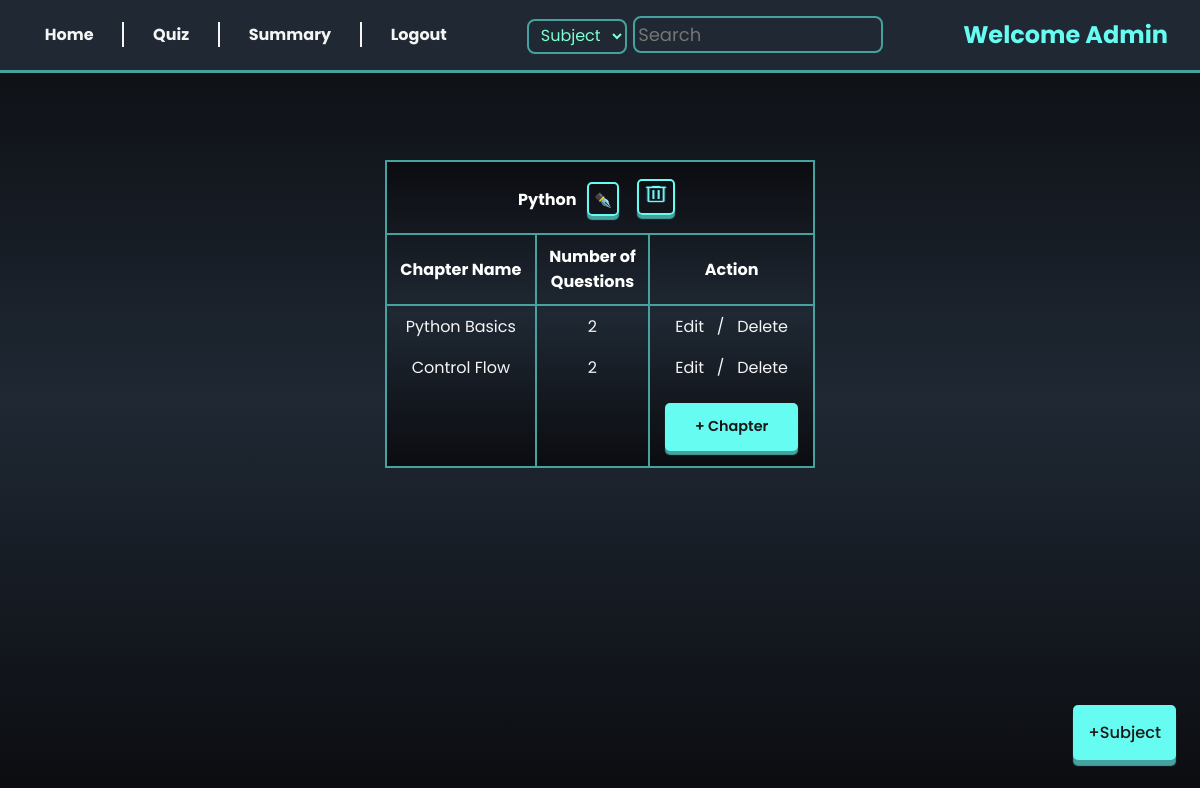
Screenshot of /admin_dashboard (signed in) with the database file from the repository.
### models/models.py (models this page shows, shortened)
class User(db.Model):
  id = db.Column(db.Integer, primary_key=True, nullable=False)
  email = db.Column(db.String(50), unique=True, nullable=False)
  hashed_password = db.Column(db.String(), nullable=False)
  fullname = db.Column(db.String(50), nullable=False)
  dob = db.Column(db.Date(), nullable = False)
  qualification = db.Column(db.String(50), nullable=False)
  is_admin = db.Column(db.Boolean, default=False)
  scores = db.relationship('Scores', backref='user', cascade="all, delete-orphan")

class Subject(db.Model):
  id = db.Column(db.Integer, primary_key=True, nullable=False)
  name = db.Column(db.String(50), unique=True, nullable=False)
  description = db.Column(db.String(120), nullable=False)
  chapters = db.relationship('Chapter', backref='subject', cascade="all, delete-orphan")

class Chapter(db.Model):
  id = db.Column(db.Integer, primary_key=True, nullable=False)
  name = db.Column(db.String(50), unique=True, nullable=False)
  description = db.Column(db.String(120), nullable=False)
  subject_id = db.Column(db.Integer, db.ForeignKey('subject.id'), nullable=False)
  questions = db.relationship('Question', backref='chapter', cascade="all, delete-orphan")
  quizes = db.relationship('Quiz', backref='chapter', cascade = "all, delete-orphan")

### controllers/routes.py (the view)
@app.route('/admin_dashboard')
@admin_required
def admin_dashboard():
    name = session.get('name')
    subjects = Subject.query.all()
    return render_template('admin_dashboard.html', subjects = subjects, name = name)

### controllers/routes.py (called while the page is built)
def admin_required(func):
    @wraps(func)
    def inner1():
        email = session.get('email')
        if not email:
            flash('Please login first!!', 'warning')
            return redirect(url_for('login'))
        user = User.query.filter_by(email=email).first()
        if not user.is_admin:
            flash("You are not authorized to access this page!", "warning")
            return redirect(url_for('user_dashboard'))
        return func()
    return inner1

### templates/admin_dashboard.html (shortened to what this page needs)
{% extends 'base.html' %}
{% block content %}
<div class="admin-container">
    {% include 'admin_nav.html'   %}
    <div class="course-list">
    {% for subject in subjects %}
        <table class="course">
            <thead>
                <tr>
                    <th colspan="3">{{subject.name | title}}
                        <a href="/update_subject/{{subject.id}}" class="button" style="display: inline-block; padding: 6px 5px 3px 5px; background: transparent; ">
                            ✒️
                        </a>
                        <a href="/delete_subject/{{subject.id}}" class="button" style="display: inline-block; background:transparent; padding: 2px;">
                            <img style="background: transparent; height: 22px; padding: 0; width: 30px;"
                                src="../static/delete_32dp_75FBFD_FILL0_wght400_GRAD0_opsz40.png" alt="delete" >
                        </a>
                    </th>
                </tr>
                <tr>
                    <th>Chapter Name</th>
                    <th>Number of <br>Questions</th>
                    <th>Action</th>
                </tr>
            </thead>
            <tbody>
                {% if subject.chapters %}
                    {% for chapter in subject.chapters %}
                        <tr>
                            <td>{{chapter.name | title}}</td>
                            <td>{{chapter.questions | length}}</td>
                            <td><a href="/chapter_update/{{chapter.id}}" class="edit">Edit</a>/<a href="/delete_chapter/{{ chapter.id }}" class='edit'>Delete</a></td>
                        </tr>
                    {% endfor %}
                    <tr>
                        <td></td>
                        <td></td>
                        <td><a class="button" href="new_chapter/{{subject.id}}">+ Chapter</a></td>
                    </tr>
                {% endif %}
            </tbody>
        </table>
        {% endfor %}
    </div>
    <div class="new-subject-icon">
        <a href="{{url_for('new_subject')}}" class="button">+Subject</a>
    </div>
</div>
{% endblock %}

### templates/admin_nav.html (shortened to what this page needs)
<nav>
    <div class="navigation">
        <ul>
            <li><a  href="{{ url_for('admin_dashboard' ) }}">Home</a></li>
            <li><a  href="{{ url_for('quiz_dashboard' ) }}">Quiz</a></li>
            <li><a  href="{{ url_for('admin_summary' ) }}">Summary</a></li>
            <li><a  href="{{ url_for('logout' ) }}">Logout</a></li>
        </ul>
    </div>
    <div class="search-greeting">
        <form method="get" action="/searched">
            <select name="category" style="width: 100px;margin-right:3px ;font-size: 1em;
            border: 2px solid var(--box-shadow); height: 35px; border-radius: 8px;">
            <option value="Subject">Subject</option>
            <option value="Quiz">Quiz</option></select>
            <input type="text" name="query" placeholder="Search" style="padding: 3px; font-size: large;">
        </form>
        <h2>Welcome {{name}}</h2>
    </div>
</nav>

### static/styles.css (style rules this page uses)
* { padding: 0; margin: 0; outline: 0; list-style: none; text-decoration: none; font-family: 'Poppins', 'system-ui'; box-sizing: border-box; }
:root { --accent-color:#66fcf1; --box-shadow :#45a29e; --text-color :whitesmoke; --light-shade :#1f2833; --dark-shade :#181818; --background:linear-gradient(#0b0c10,#1f2833,#0b0c10); }
body { overflow-x: hidden; width: 100vw; height: 100vh; background:var(--background); background-repeat: no-repeat; background-size: cover; background-attachment: fixed; display: flex; justify-content: center; align-items: center; color: var(--text-color); }
.button { border:2px solid var(--accent-color); cursor: pointer; box-shadow: 0 6px 1px var(--box-shadow); transition: all 250ms ease; border-radius: 5px; background-color: var(--accent-color); color: var(--dark-shade); font-size: 0.9em; font-weight: 500; }
a { color: var(--text-color); text-align: center; padding: 0.8em; margin-top: 1.5em; }

### rows the page displays
User: fullname "Admin"
Subject: name "Python"
Chapter: name "Python Basics", questions|length "2"
Chapter: name "Control Flow", questions|length "2"
